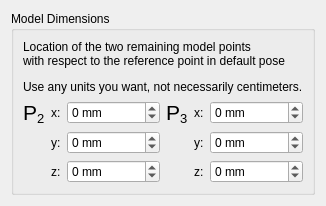
         <widget class="QWidget" name="tab_7">
          <attribute name="title">
           <string>Custom</string>
          </attribute>
          <layout class="QGridLayout" name="gridLayout">
           <item row="0" column="0">
            <widget class="QGroupBox" name="groupBox_7">
             <property name="title">
              <string>Model Dimensions</string>
             </property>
             <layout class="QGridLayout" name="gridLayout_5">
              <item row="3" column="1">
               <widget class="QLabel" name="label_57">
                <property name="sizePolicy">
                 <sizepolicy hsizetype="Maximum" vsizetype="Preferred">
                  <horstretch>0</horstretch>
                  <verstretch>0</verstretch>
                 </sizepolicy>
                </property>
                <property name="text">
                 <string>z:</string>
                </property>
               </widget>
              </item>
              <item row="2" column="5">
               <widget class="QSpinBox" name="m2y_spin">
                <property name="suffix">
                 <string> mm</string>
                </property>
                <property name="minimum">
                 <number>-65535</number>
                </property>
                <property name="maximum">
                 <number>65535</number>
                </property>
               </widget>
              </item>
              <item row="1" column="1">
               <widget class="QLabel" name="label_63">
                <property name="sizePolicy">
                 <sizepolicy hsizetype="Maximum" vsizetype="Preferred">
                  <horstretch>0</horstretch>
                  <verstretch>0</verstretch>
                 </sizepolicy>
                </property>
                <property name="text">
                 <string>x:</string>
                </property>
               </widget>
              </item>
              <item row="1" column="2">
               <widget class="QSpinBox" name="m1x_spin">
                <property name="suffix">
                 <string> mm</string>
                </property>
                <property name="minimum">
                 <number>-65535</number>
                </property>
                <property name="maximum">
                 <number>65535</number>
                </property>
               </widget>
              </item>
              <item row="2" column="2">
               <widget class="QSpinBox" name="m1y_spin">
                <property name="suffix">
                 <string> mm</string>
                </property>
                <property name="minimum">
                 <number>-65535</number>
                </property>
                <property name="maximum">
                 <number>65535</number>
                </property>
               </widget>
              </item>
              <item row="3" column="5">
               <widget class="QSpinBox" name="m2z_spin">
                <property name="suffix">
                 <string> mm</string>
                </property>
                <property name="minimum">
                 <number>-65535</number>
                </property>
                <property name="maximum">
                 <number>65535</number>
                </property>
               </widget>
              </item>
              <item row="1" column="5">
               <widget class="QSpinBox" name="m2x_spin">
                <property name="suffix">
                 <string> mm</string>
                </property>
                <property name="minimum">
                 <number>-65535</number>
                </property>
                <property name="maximum">
                 <number>65535</number>
                </property>
               </widget>
              </item>
              <item row="0" column="0" colspan="6">
               <widget class="QLabel" name="label_56">
                <property name="sizePolicy">
                 <sizepolicy hsizetype="Preferred" vsizetype="Preferred">
                  <horstretch>0</horstretch>
                  <verstretch>0</verstretch>
                 </sizepolicy>
                </property>
                <property name="text">
                 <string>&lt;html&gt;&lt;head/&gt;&lt;body&gt;&lt;p&gt;Location of the two remaining model points&lt;br/&gt;with respect to the reference point in default pose&lt;/p&gt;&lt;p&gt;Use any units you want, not necessarily centimeters.&lt;/p&gt;&lt;/body&gt;&lt;/html&gt;</string>
                </property>
               </widget>
              </item>
              <item row="3" column="2">
               <widget class="QSpinBox" name="m1z_spin">
                <property name="suffix">
                 <string> mm</string>
                </property>
                <property name="minimum">
                 <number>-65535</number>
                </property>
                <property name="maximum">
                 <number>65535</number>
                </property>
               </widget>
              </item>
              <item row="2" column="4">
               <widget class="QLabel" name="label_70">
                <property name="sizePolicy">
                 <sizepolicy hsizetype="Maximum" vsizetype="Preferred">
                  <horstretch>0</horstretch>
                  <verstretch>0</verstretch>
                 </sizepolicy>
                </property>
                <property name="text">
                 <string>y:</string>
                </property>
               </widget>
              </item>
              <item row="1" column="4">
               <widget class="QLabel" name="label_67">
                <property name="sizePolicy">
                 <sizepolicy hsizetype="Maximum" vsizetype="Preferred">
                  <horstretch>0</horstretch>
                  <verstretch>0</verstretch>
                 </sizepolicy>
                </property>
                <property name="text">
                 <string>x:</string>
                </property>
               </widget>
              </item>
              <item row="1" column="3">
               <widget class="QLabel" name="label_64">
                <property name="sizePolicy">
                 <sizepolicy hsizetype="Maximum" vsizetype="Preferred">
                  <horstretch>0</horstretch>
                  <verstretch>0</verstretch>
                 </sizepolicy>
                </property>
                <property name="text">
                 <string>&lt;html&gt;&lt;head/&gt;&lt;body&gt;&lt;p&gt;&lt;span style=&quot; font-size:16pt;&quot;&gt;P&lt;/span&gt;&lt;span style=&quot; font-size:16pt; vertical-align:sub;&quot;&gt;3&lt;/span&gt;&lt;/p&gt;&lt;/body&gt;&lt;/html&gt;</string>
                </property>
               </widget>
              </item>
              <item row="1" column="0">
               <widget class="QLabel" name="label_60">
                <property name="sizePolicy">
                 <sizepolicy hsizetype="Maximum" vsizetype="Preferred">
                  <horstretch>0</horstretch>
                  <verstretch>0</verstretch>
                 </sizepolicy>
                </property>
                <property name="text">
                 <string>&lt;html&gt;&lt;head/&gt;&lt;body&gt;&lt;p&gt;&lt;span style=&quot; font-size:16pt;&quot;&gt;P&lt;/span&gt;&lt;span style=&quot; font-size:16pt; vertical-align:sub;&quot;&gt;2&lt;/span&gt;&lt;/p&gt;&lt;/body&gt;&lt;/html&gt;</string>
                </property>
               </widget>
              </item>
              <item row="3" column="4">
               <widget class="QLabel" name="label_69">
                <property name="sizePolicy">
                 <sizepolicy hsizetype="Maximum" vsizetype="Preferred">
                  <horstretch>0</horstretch>
                  <verstretch>0</verstretch>
                 </sizepolicy>
                </property>
                <property name="text">
                 <string>z:</string>
                </property>
               </widget>
              </item>
              <item row="2" column="1">
               <widget class="QLabel" name="label_58">
                <property name="sizePolicy">
                 <sizepolicy hsizetype="Maximum" vsizetype="Preferred">
                  <horstretch>0</horstretch>
                  <verstretch>0</verstretch>
                 </sizepolicy>
                </property>
                <property name="text">
                 <string>y:</string>
                </property>
               </widget>
              </item>
             </layout>
            </widget>
           </item>
          </layout>
         </widget>
